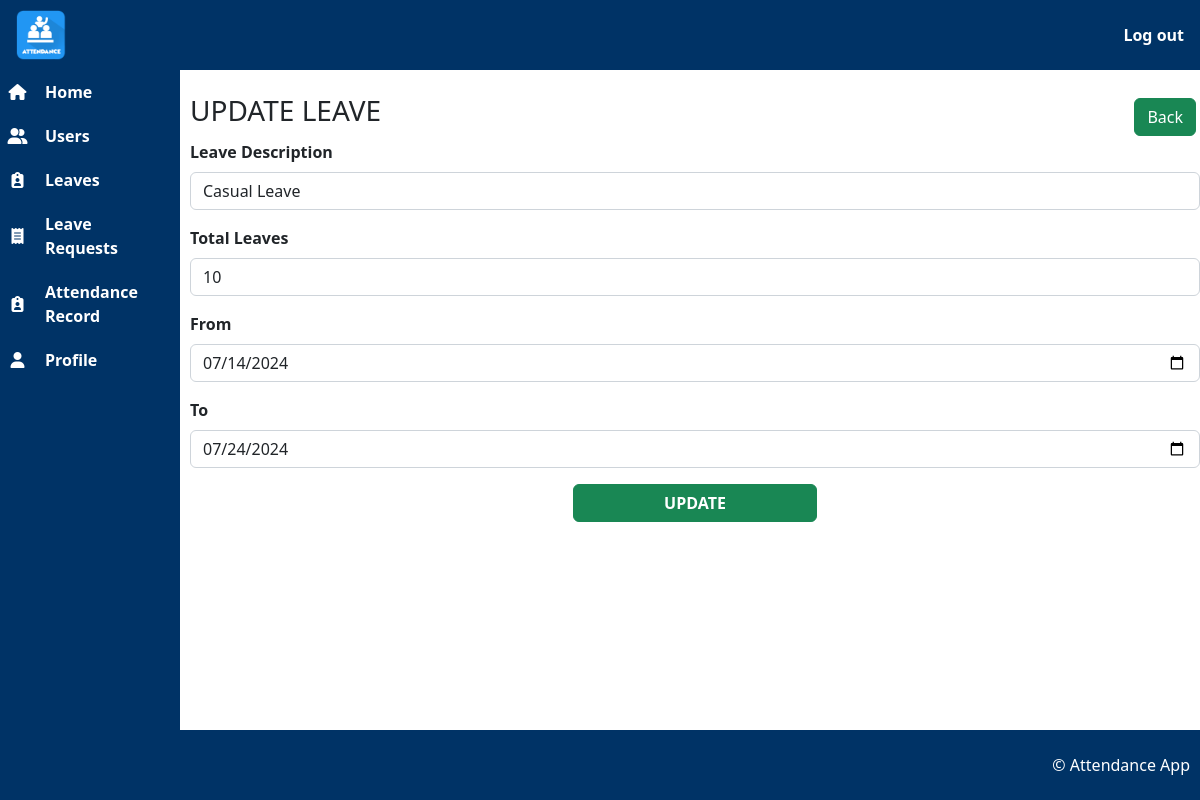
Screenshot of /admin/edit_leave.php?edit=2 (signed in) with the database file from the repository.
### tables this page shows
CREATE TABLE `leaves` (
  `id` int(10) NOT NULL,
  `leave_description` varchar(255) NOT NULL,
  `leave_total` int(100) NOT NULL,
  `leave_from` date NOT NULL,
  `leave_to` date NOT NULL
);

### admin/edit_leave.php (the view, shortened to what this page needs)
<?php
include '../includes/admin_head.php';
include '../includes/admin_navbar.php';
include '../includes/admin_sidebar.php';
?>
<main>
    <section>
        <div>
            <div class="d-flex justify-content-between">
                <h3 class="text-uppercase">Update Leave</h3>
                <a href="leaves.php" class='btn btn-success m-1'>Back</a>
            </div>
            <div>
                <?php
                if (isset($_GET['edit'])) {
                    $id = $_GET['edit'];
                    $query = "SELECT * FROM leaves WHERE id='$id'";
                    $query_conn = mysqli_query($connection, $query);
                    while ($result = mysqli_fetch_assoc($query_conn)) {
                        $leave_description = $result['leave_description'];
                        $leave_total = $result['leave_total'];
                        $leave_from = $result['leave_from'];
                        $leave_to = $result['leave_to'];
                    }
                }
                ?>
                <form action="../queries/update_leave_form.php" method="POST">
                    <div class="mb-3">
                        <label class="form-label fw-bold">Leave Description</label>
                        <input type="text" class="form-control" name="leave_description" placeholder="Casual Leave, Medical Leave, Compensatory Leave, Earned Leave" value="<?php echo $leave_description; ?>" required>
                    </div>
                    <div class="mb-3">
                        <label class="form-label fw-bold">Total Leaves</label>
                        <input type="number" class="form-control" name="leave_total" placeholder="10" value="<?php echo $leave_total; ?>" required>
                    </div>
                    <div class="mb-3">
                        <label class="form-label fw-bold">From</label>
                        <input type="date" class="form-control" name="leave_from" value="<?php echo $leave_from; ?>" required>
                    </div>
                    <div class="mb-3">
                        <label class="form-label fw-bold">To</label>
                        <input type="date" class="form-control" name="leave_to" value="<?php echo $leave_to; ?>" required>
                    </div>
                    <div class="m-3">
                        <div class='text-center'>
                            <button type="submit" name="update" class="btn btn-success fw-bold w-25">UPDATE</button>
                        </div>
                    </div>
                </form>
            </div>
        </div>
    </section>
</main>
 <?php
include '../includes/admin_footer.php';
?>

### css/admin_style.css (style rules this page uses)
a { text-decoration: none; }
main { margin-top: 70px; margin-left: 190px; padding-bottom: 60px; }

### rows the page displays
leaves: leave_description "Casual Leave", leave_total "10", leave_from "07/14/2024", leave_to "07/24/2024"
